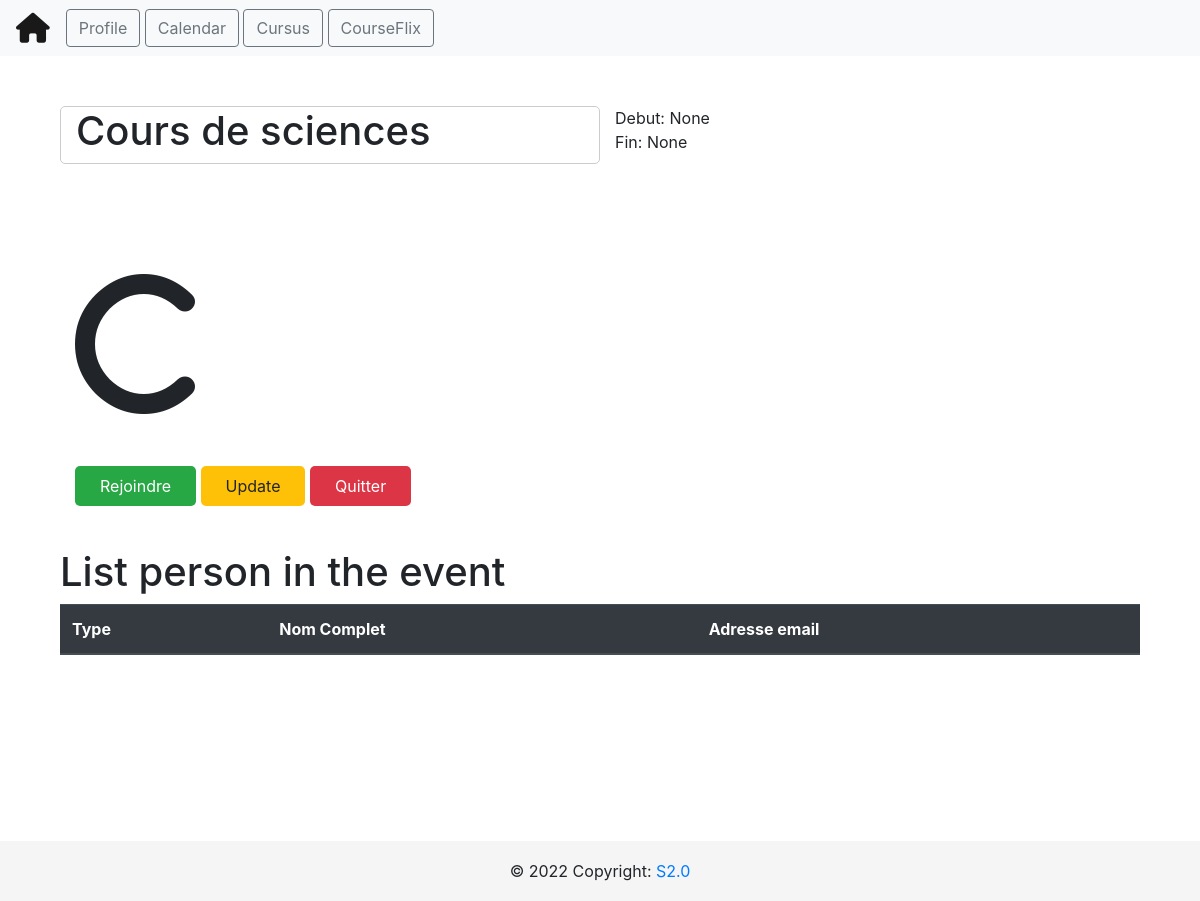
Page /calendar/event/3 on the committed database.
### tables this page shows
CREATE TABLE events (
                        event_id INTEGER NOT NULL, 
                        title VARCHAR(100), 
                        date_from INTEGER, 
                        date_to INTEGER, 
                        organizer INTEGER, event_description TEXT, category_id INTEGER, 
                        PRIMARY KEY (event_id)
                    );

### app.py (the view, shortened to what this page needs)
@api.route("/calendar/event/<int:id>")
def get_event(id):
    cursor = db.cursor()
    cursor.execute("SELECT * FROM events WHERE event_id = {}".format(id))
    rows = cursor.fetchall()
    event = rows
    cursor.execute("SELECT * FROM event_attendes WHERE event_id = {}".format(id))
    rows = cursor.fetchall()
    person_attendes = rows
    persons = []
    return render_template(
        "view_event.html",
        event={
            "event_id": event[0][0],
            "title": event[0][1],
            "start": event[0][2],
            "end": event[0][3],
            "organizer": event[0][4],
            "description": event[0][5],
            "category_id": event[0][6],
        },
        persons=persons,
    )

### templates/view_event.html (shortened to what this page needs)
{% extends "layout.html" %} {% block title %} {{event.title}} {% endblock %} {%
block head %} {{ super() }}
{% endblock %} {% block content %}
<section>
  <div class="container">
    <div class="row row-event event-header">
      <div class="col-md-6 event-title">
        <h1>{{event.title}}</h1>
      </div>
      <div class="col-md-6">
        <div class="row">
          <div class="col-md-12 event-date">Debut: {{event.start}}</div>
        </div>
        <div class="row">
          <div class="col-md-12 event-date">Fin: {{event.end}}</div>
        </div>
      </div>
    </div>
    <div class="row row-event">
      <div class="col-md-3 event-icon">
        <i class="fa-solid fa-{{event.title[0]|lower}} fa-10x"></i>
      </div>
      <div class="col-md-6 event-description">
      </div>
    </div>
    <div class="row row-event">
      <div class="col-md-6">
        <a href="#" class="btn-event btn-success">Rejoindre</a>
        <a href="#" class="btn-event btn-warning" id="updater">Update</a>
        <a href="#" class="btn-event btn-danger">Quitter</a>
      </div>
    </div>
  </div>
</section>
<section>
  <div class="container">
    <div class="row">
      <div class="col-md-12">
        <h1>List person in the event</h1>
      </div>
    </div>
    <div class="row">
      <div class="col-md-12">
        <table class="table">
          <thead class="thead-dark">
            <th>Type</th>
            <th>Nom Complet</th>
            <th>Adresse email</th>
          </thead>
        </table>
      </div>
    </div>
  </div>
</section>
{% endblock %}

### templates/css/profile.css (style rules this page uses)
body { color: #6F8BA4; margin-top:20px; }

### templates/layout.html (style rules this page uses)
body { min-height: 100vh!important; }

### templates/view_event.html (style rules this page uses)
.row-event { margin: 50px auto; }
.event-title { border: 1px solid #ccc; border-radius: 5px; decoration: underline; }
.btn-event { min-width: 60px; padding: 10px 25px; border-radius: 5px; }
.table { margin-bottom: 150px; }

### rows in the picture
events: title "Cours de sciences", start "None", end "None"
